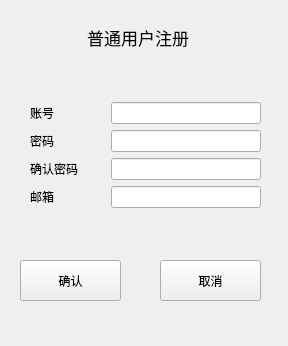
<?xml version="1.0" encoding="UTF-8"?>
<ui version="4.0">
 <class>register_widget</class>
 <widget class="QWidget" name="register_widget">
  <property name="geometry">
   <rect>
    <x>0</x>
    <y>0</y>
    <width>288</width>
    <height>346</height>
   </rect>
  </property>
  <property name="windowTitle">
   <string>Form</string>
  </property>
  <property name="styleSheet">
   <string notr="true">QPushButton#comfirm_pushButton
{
	border-image:url(:/pic/pic/button_login_normal.png)0 0 0 0 strecth strecth
}
QPushButton#comfirm_pushButton:hover
{
	border-image:url(:/pic/pic/button_login_hover.png)0 0 0 0 strecth strecth
}
QPushButton#comfirm_pushButton:pressed
{
	border-image:url(:/pic/pic/button_login_down.png)0 0 0 0 strecth strecth
}
QPushButton#cancel_pushButton
{
	border-image:url(:/pic/pic/button_login_normal.png)0 0 0 0 strecth strecth
}
QPushButton#cancel_pushButton:hover
{
	border-image:url(:/pic/pic/button_login_hover.png)0 0 0 0 strecth strecth
}
QPushButton#cancel_pushButton:pressed
{
	border-image:url(:/pic/pic/button_login_down.png)0 0 0 0 strecth strecth
}</string>
  </property>
  <widget class="QLabel" name="label">
   <property name="geometry">
    <rect>
     <x>40</x>
     <y>20</y>
     <width>183</width>
     <height>34</height>
    </rect>
   </property>
   <property name="font">
    <font>
     <pointsize>13</pointsize>
    </font>
   </property>
   <property name="text">
    <string>          普通用户注册</string>
   </property>
  </widget>
  <widget class="QWidget" name="layoutWidget">
   <property name="geometry">
    <rect>
     <x>30</x>
     <y>60</y>
     <width>231</width>
     <height>191</height>
    </rect>
   </property>
   <layout class="QVBoxLayout" name="verticalLayout_2">
    <item>
     <layout class="QVBoxLayout" name="verticalLayout">
      <item>
       <layout class="QHBoxLayout" name="horizontalLayout">
        <item>
         <widget class="QLabel" name="label_2">
          <property name="text">
           <string>账号        </string>
          </property>
         </widget>
        </item>
        <item>
         <widget class="QLineEdit" name="acc_lineEdit">
          <property name="minimumSize">
           <size>
            <width>150</width>
            <height>0</height>
           </size>
          </property>
          <property name="maximumSize">
           <size>
            <width>150</width>
            <height>16777215</height>
           </size>
          </property>
         </widget>
        </item>
       </layout>
      </item>
      <item>
       <layout class="QHBoxLayout" name="horizontalLayout_2">
        <item>
         <widget class="QLabel" name="label_3">
          <property name="text">
           <string>密码        </string>
          </property>
         </widget>
        </item>
        <item>
         <widget class="QLineEdit" name="pass_lineEdit">
          <property name="minimumSize">
           <size>
            <width>150</width>
            <height>0</height>
           </size>
          </property>
          <property name="maximumSize">
           <size>
            <width>150</width>
            <height>16777215</height>
           </size>
          </property>
          <property name="echoMode">
           <enum>QLineEdit::Password</enum>
          </property>
          <property name="placeholderText">
           <string/>
          </property>
         </widget>
        </item>
       </layout>
      </item>
      <item>
       <layout class="QHBoxLayout" name="horizontalLayout_3">
        <item>
         <widget class="QLabel" name="label_4">
          <property name="text">
           <string>确认密码</string>
          </property>
         </widget>
        </item>
        <item>
         <widget class="QLineEdit" name="pass2_lineEdit">
          <property name="minimumSize">
           <size>
            <width>150</width>
            <height>0</height>
           </size>
          </property>
          <property name="maximumSize">
           <size>
            <width>150</width>
            <height>16777215</height>
           </size>
          </property>
          <property name="echoMode">
           <enum>QLineEdit::Password</enum>
          </property>
          <property name="placeholderText">
           <string/>
          </property>
         </widget>
        </item>
       </layout>
      </item>
      <item>
       <layout class="QHBoxLayout" name="horizontalLayout_4">
        <item>
         <widget class="QLabel" name="label_5">
          <property name="text">
           <string>邮箱        </string>
          </property>
         </widget>
        </item>
        <item>
         <widget class="QLineEdit" name="email_lineEdit">
          <property name="minimumSize">
           <size>
            <width>150</width>
            <height>0</height>
           </size>
          </property>
          <property name="maximumSize">
           <size>
            <width>150</width>
            <height>16777215</height>
           </size>
          </property>
         </widget>
        </item>
       </layout>
      </item>
     </layout>
    </item>
   </layout>
  </widget>
  <widget class="QPushButton" name="comfirm_pushButton">
   <property name="geometry">
    <rect>
     <x>20</x>
     <y>260</y>
     <width>101</width>
     <height>41</height>
    </rect>
   </property>
   <property name="text">
    <string>确认</string>
   </property>
  </widget>
  <widget class="QPushButton" name="cancel_pushButton">
   <property name="geometry">
    <rect>
     <x>160</x>
     <y>260</y>
     <width>101</width>
     <height>41</height>
    </rect>
   </property>
   <property name="text">
    <string>取消</string>
   </property>
  </widget>
 </widget>
 <resources/>
 <connections>
  <connection>
   <sender>cancel_pushButton</sender>
   <signal>clicked()</signal>
   <receiver>register_widget</receiver>
   <slot>close()</slot>
   <hints>
    <hint type="sourcelabel">
     <x>193</x>
     <y>253</y>
    </hint>
    <hint type="destinationlabel">
     <x>239</x>
     <y>279</y>
    </hint>
   </hints>
  </connection>
 </connections>
</ui>
